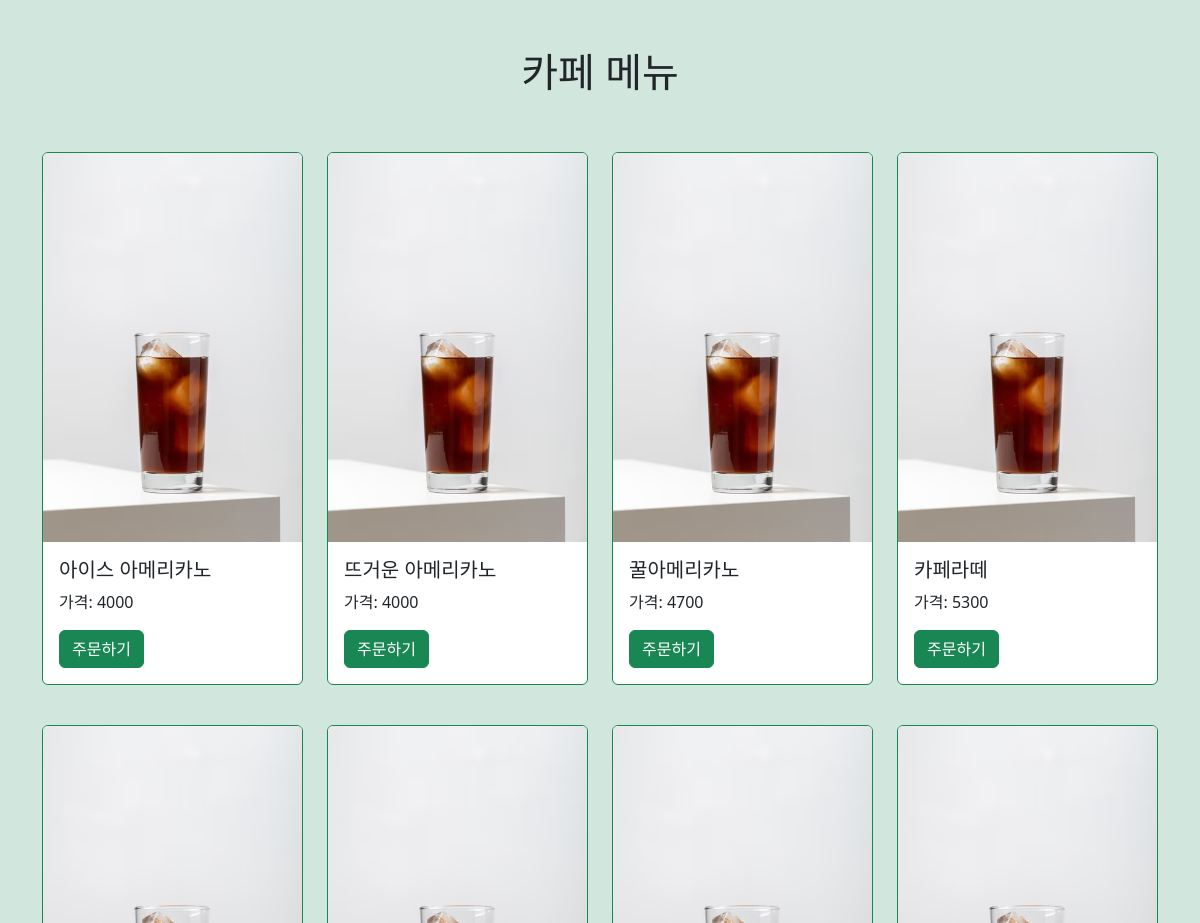
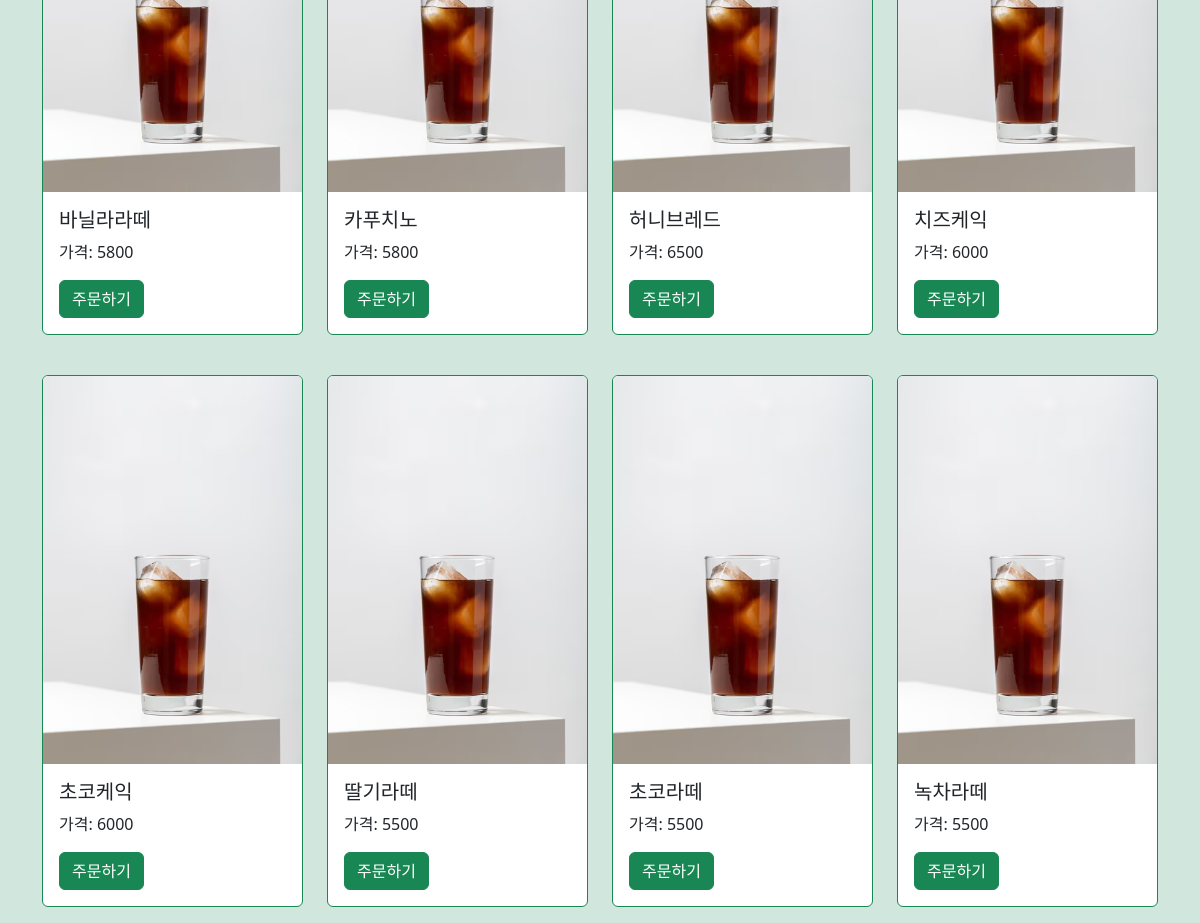
Page /kiosk/ on the committed database (2 pictures, top to bottom).
### kiosk/models.py (models this page shows, shortened)
class Drink(models.Model):
    type = models.ForeignKey(DrinkType, on_delete=models.CASCADE)
    name = models.CharField(max_length=100)
    price = models.IntegerField()
    inventory = models.IntegerField(default=0)

### kiosk/views.py (the view)
# urls.py: path("", views.cafe_menuLV.as_view(), name='menu_list'),
class cafe_menuLV(ListView):
    model = DrinkType
    template_name = 'kiosk/cafe_menu.html'

### kiosk/templates/kiosk/cafe_menu.html (shortened to what this page needs)
{% load static %}
<!doctype html>
<html lang="en">
  <head>
    <link href="https://cdn.jsdelivr.net/npm/bootstrap@5.3.3/dist/css/bootstrap.min.css" rel="stylesheet">
    </head>
    <body>
      <div class="container">
        <h1 class="text-center mt-5">카페 메뉴</h1>
        <br>
        <br>
      <div class="row row-cols-1 row-cols-md-4 g-4">
        {% for drink_type in object_list %}
        {% for drink in drink_type.drink_set.all %}
          <div class="col">
            <div class="card border-success mb-3">
               <img src="{% static 'kiosk/img/아이스 아메리카노.avif' %}" class="card-img-top" alt="{{drink.name}}">
                  <div class="card-body">
                    <h5 class="card-title">{{drink.name}}</h5>
                    <p class="card-text">가격: {{drink.price}}</p>
                    <a href="{% url 'kiosk:menu_order' drink.id %}" class="btn btn-success">주문하기</a>
                  </div>
                </div>
              </div>
          {% endfor %}
       {% endfor %}
      </div>
      </div>
  </body>
</html>

### rows in the picture
Drink: name (picture), name "아이스 아메리카노", price "4000"
Drink: name "뜨거운 아메리카노", price "4000"
Drink: name "꿀아메리카노", price "4700"
Drink: name "카페라떼", price "5300"
Drink: name "바닐라라떼", price "5800"
Drink: name "카푸치노", price "5800"
Drink: name "허니브레드", price "6500"
Drink: name "치즈케익", price "6000"
Drink: name "초코케익", price "6000"
Drink: name "딸기라떼", price "5500"
Drink: name "초코라떼", price "5500"
Drink: name "녹차라떼", price "5500"
